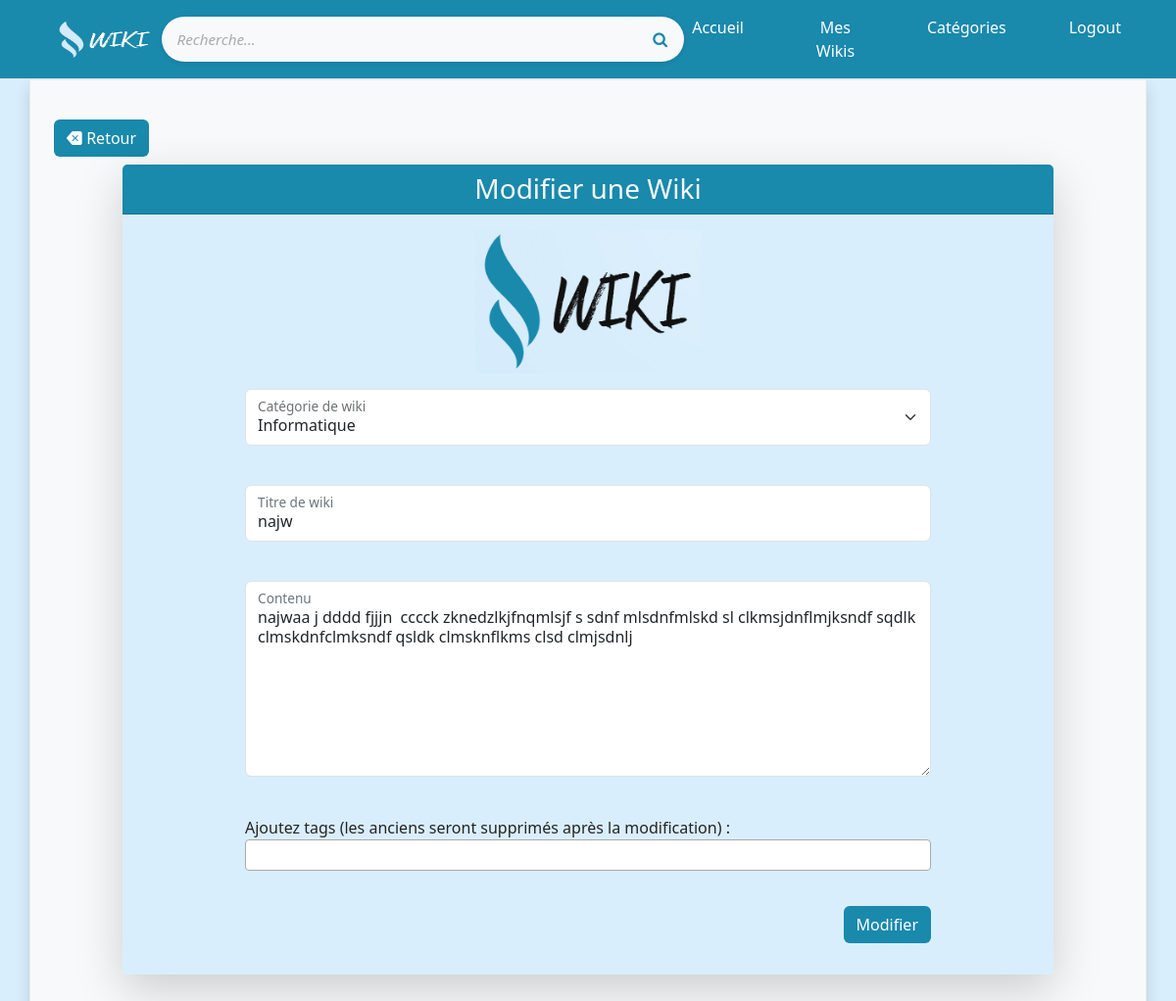
Page /auteurs/editWiki/32 (signed in) on the committed database.
### tables this page shows
CREATE TABLE `wikis` (
  `id_wiki` int(11) NOT NULL,
  `titre` varchar(255) NOT NULL,
  `contenu` text DEFAULT NULL,
  `user_id` int(11) DEFAULT NULL,
  `categorie_id` int(11) DEFAULT NULL,
  `dateCreation` timestamp NOT NULL DEFAULT current_timestamp(),
  `archive` tinyint(1) DEFAULT 0
);

CREATE TABLE `categories` (
  `id_categorie` int(11) NOT NULL,
  `categorie_name` varchar(50) NOT NULL,
  `creation_date` timestamp NOT NULL DEFAULT current_timestamp()
);

### app/libraries/Core.php (called while the page is built, shortened)
<?php
  class Core {
    protected $currentMethod = 'index';
    public function __construct(){
      $url = $this->getUrl();
      if(isset($url[0])){
      if(file_exists('../app/controllers/' . ucwords($url[0]). '.php')){
        unset($url[0]);
      }
    }
      $this->currentController = new $this->currentController;
      if(isset($url[1])){
        if(method_exists($this->currentController, $url[1])){
          $this->currentMethod = $url[1];
          unset($url[1]);
        }
      }
      $this->params = $url ? array_values($url) : [''];
      call_user_func_array([$this->currentController, $this->currentMethod], $this->params);
    }
    public function getUrl(){
      if(isset($_GET['url'])){
        $url = rtrim($_GET['url'], '/');
        $url = filter_var($url, FILTER_SANITIZE_URL);
        $url = explode('/', $url);
        return $url;
      }else{
        return [''];
      }
    }
  }

### public/index.php (called while the page is built, shortened)
<?php
$affiche = new Core();
 ?>

### app/libraries/Database.php (called while the page is built, shortened)
<?php
class Database {
    private static $instance;
    private $connection;
     private $stmt;
    private function __construct() {
        $this->connection = new PDO("mysql:host=" . DB_HOST . ";dbname=" . DB_NAME, DB_USER, DB_PASS);
        $this->connection->setAttribute(PDO::ATTR_ERRMODE, PDO::ERRMODE_EXCEPTION);
    }
    public static function getInstance() {
        if (!self::$instance) {
            self::$instance = new Database();
        }
        return self::$instance;
    }
    public function getConnection() {
        return $this->connection;
    }
    public function query($sql){
        $this->stmt = $this->connection->prepare($sql);
      }
      public function bind($param, $value, $type = null){
        if(is_null($type)){
          switch(true){
            default:
              $type = PDO::PARAM_STR;
          }
        }
        $this->stmt->bindValue($param, $value, $type);
      }
      public function execute(){
        return $this->stmt->execute();
      }
      public function single(){
        $this->execute();
        return $this->stmt->fetch(PDO::FETCH_OBJ);
      }
}
  ?>

### app/models/Wiki.php (called while the page is built, shortened)
<?php
class Wiki {
    private $db;
    public function __construct(){
        $this->db = Database::getInstance();
        $this->db->getConnection();
    }
    public function displayWikiById($id){
        $this->db->query('SELECT * FROM wikis
            INNER JOIN users ON wikis.user_id = users.id_user
            INNER JOIN categories ON wikis.categorie_id = categories.id_categorie
            WHERE wikis.id_wiki = :id');
        $this->db->bind(':id', $id);
        $this->db->execute();
        $resultat = $this->db->single();
        return $resultat;
    }
}
?>

### app/views/auteurs/editWiki.php (the view, shortened to what this page needs)
<?php require APPROOT . '/views/inc/header.php'; ?>
<?php require APPROOT . '/views/inc/navbar.php'; ?>
<main class="site-fr container main rounded-bottom shadow mb-3 bg-light min-vh-100">
<div class="container center mt-4 mb-4 ">
            <div class="row ">
            <div class="d-flex justify-content-start"><a href="<?php echo URLROOT; ?>/users/index" class="fs-6 btn orange text-white mb-2 "><i class="bi bi-backspace-fill"></i> Retour</a></div>
                <div class="col d-flex justify-content-center ">
                    <div class="card shadow-lg " style="width: 950px;">
                        <div class="card-header navbar-scroll ">
                            <h3 class="mb-0 text-center text-light fw-light w-100">Modifier une Wiki</h3>
                        </div>
                        <div class="card-body orang d-flex flex-column align-items-center w-100">
                            <img src="<?php echo URLROOT; ?>/Image/wiki.png" class="img-fluid w-25" alt="img" >
                            <form method="post" action="">
                                <div class="form-floating w-100 mt-3">
                                    <select class="form-select" name="nameCat"
                                        aria-label="Floating label select example">
                                        <option value="<?php echo $data['id'] ?>" selected><?php echo $data['nameCat'] ?></option>
                                    </select>
                                    <label for=" floatingSelect">Catégorie de wiki</label>
                                </div>
                                <div class="form-floating mb-3 mt-3 ">
                                    <input type="text" name="nameWiki" value="<?php echo $data['nameWiki'] ?>" class="form-control w-100 w"  placeholder="name">
                                    <label class="text-secondary " for="floatingInput">Titre de wiki</label>
                                </div>
                                <div class="form-floating mt-3  ">
                                    <textarea name="contenu" class="form-control h-80"  placeholder="Leave a comment here"
                                        id="floatingTextarea"><?php echo $data['contenu'] ?></textarea>
                                    <label for=" floatingTextarea" class="text-secondary">Contenu</label>
                                </div>
                                <div class="mt-3">
                                    <p class="m-0">Ajoutez tags (les anciens seront supprimés après la modification) :</p>
                                     <br>
                                    <div class="pt-1 mb-3 d-flex mt-2 justify-content-end">
                                        <button class="btn orange text-white btn-md btn-block " type="submit"
                                            name="submit">Modifier</button>
                                    </div>
                                </div>
                            </form>
                        </div>
                    </div>
                </div>
            </div>
</main>
<?php require APPROOT . '/views/inc/footer.php'; ?>

### public/css/style.css (style rules this page uses)
.navbar-scroll { background-color: #1989AC; }
body { background-color: #D9EEFC; }
.orange { background-color: #1989AC !important; }
.orang { background-color: #D9EEFC !important; }
.form-control::placeholder { font-size: 0.95rem; color: #aaa; font-style: italic; }
.card { border-radius: 8px; box-shadow: 0 2px 2px rgba(204, 197, 185, 0.5); background-color: #FFFFFF; color: #252422; margin-bottom: 20px; position: relative; z-index: 1; }
.main.container { padding-top: 1rem; border: 1px solid #e8eced; }
.h-80 { height: 200px !important; }
@media screen and (min-width: 1200px) { .w { width: 700px !important; } }
.card { position: relative; display: flex; flex-direction: column; min-width: 0; word-wrap: break-word; background-color: #fff; background-clip: border-box; border: 0px solid rgba(0, 0, 0, 0); border-radius: .25rem; margin-bottom: 1.5rem; box-shadow: 0 2px 6px 0 rgb(218 218 253 / 65%), 0 2px 6px 0 rgb(206 206 238 / 54%); }
.text-white { color: #fff!important; }

### rows in the picture
wikis: nameCat "Informatique", nameWiki "najw", contenu "najwaa j dddd fjjjn cccck zknedzlkjfnqmlsjf s sdnf mlsdnfmlskd sl clkmsjdnflmjksndf sqdlk clmskdnfclmksndf qsldk clmsknflkms clsd clmjsdnlj"
